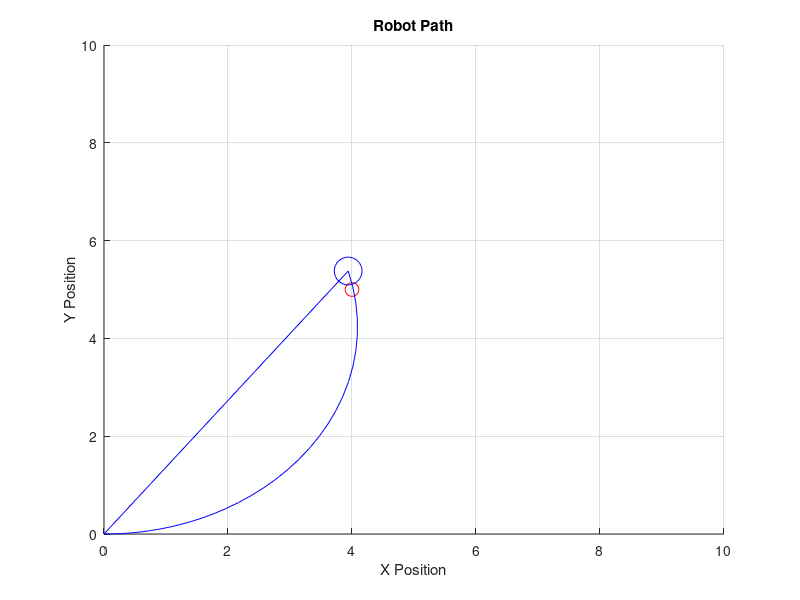

The MATLAB source for this figure:
% Constants from Code 1
goal_x = 4;  goal_y = 5;
robot_x = 0; robot_y = 0;
k_p_linear = 0.4; k_i_linear = 0.2;
k_p_angular = 0.5; k_i_angular = 0.9;
robot_theta = 0;
num_iterations = 100; dt = 0.1;
wheel_radius = 3.5; robot_width = 24.7;

% Initialize control errors for the PID controller
integral_linear_error = 0; integral_angular_error = 0;
errorA = 0; errorA1 = 0; errorA2 = 0;
errorB = 0; errorB1 = 0; errorB2 = 0;
OutputA = 0; OutputA1 = 0;
OutputB = 0; OutputB1 = 0;

% PID Constants from Code 2
KPA = 0.0228467; KIA = 0.90389; KDA = 0.0000685401; TiempoA = 0.9;
KPB = 0.0189727; KIB = 0.12745; KDB = 0.0000798181489; TiempoB = 0.9;

% Umbral para determinar si el robot ha llegado al objetivo
umbral_proximidad = 0.2;  % Ajusta este valor según sea necesario

% Create a figure for plotting
figure;
hold on;
plot(goal_x, goal_y, 'ro', 'MarkerSize', 10);  % Plot the goal position
axis([0 10 0 10]);  % Set axis limits for the plot
robot_handle = plot(robot_x, robot_y, 'bo', 'MarkerSize', 20);  % Initialize a graphical representation of the robot

% Create arrays to store the robot's path
path_x = zeros(1, num_iterations);
path_y = zeros(1, num_iterations);

% Simulation loop
for i = 1:num_iterations
    % Calculate the error in position and desired velocities
    error_x = goal_x - robot_x;
    error_y = goal_y - robot_y;
    v_desired = k_p_linear * error_x + k_i_linear * integral_linear_error;
    theta_desired = atan2(error_y, error_x);
    error_theta = theta_desired - robot_theta;
    omega_desired = k_p_angular * error_theta + k_i_angular * integral_angular_error;

    % Reducir la velocidad a medida que el robot se acerca al objetivo
    distancia_objetivo = norm([goal_x - robot_x, goal_y - robot_y]);
    if distancia_objetivo < umbral_proximidad
        factor_reduccion = distancia_objetivo / umbral_proximidad;
        v_desired = v_desired * factor_reduccion;
        omega_desired = omega_desired * factor_reduccion;
    end

    % Update the control errors for the PI controller
    integral_linear_error = integral_linear_error + error_x * dt;
    integral_angular_error = integral_angular_error + error_theta * dt;

    % Set the PID target speeds based on desired linear and angular velocities
    targetMA = (2 * v_desired - omega_desired * robot_width) / (2 * wheel_radius);
    targetMB = (2 * v_desired + omega_desired * robot_width) / (2 * wheel_radius);

    % PID Controller for Left Wheel Speed
    errorA = targetMA - OutputA1;  % Assuming OutputA1 represents current left wheel speed
    OutputA = OutputA1 + (KPA + (KDA/TiempoA)) * errorA + (-KPA + KIA * TiempoA -2 * (KDA/TiempoA)) * errorA1 + (KDA/TiempoA) * errorA2;
    OutputA1 = OutputA;
    errorA2 = errorA1;
    errorA1 = errorA;
    OutputA = max(min(OutputA, 250), 0);  % Apply limits

    % PID Controller for Right Wheel Speed
    errorB = targetMB - OutputB1;  % Assuming OutputB1 represents current right wheel speed
    OutputB = OutputB1 + (KPB + (KDB/TiempoB)) * errorB + (-KPB + KIB * TiempoB -2 * (KDB/TiempoB)) * errorB1 + (KDB/TiempoB) * errorB2;
    OutputB1 = OutputB;
    errorB2 = errorB1;
    errorB1 = errorB;
    OutputB = max(min(OutputB, 250), 0);  % Apply limits

    % Update the robot's position and orientation using PID outputs
    v_avg = (OutputA + OutputB) / 2;
    robot_x = robot_x + v_avg * cos(robot_theta) * dt;
    robot_y = robot_y + v_avg * sin(robot_theta) * dt;
    robot_theta = robot_theta + atan2((OutputB - OutputA) * wheel_radius, robot_width) * dt;

    % Update the graphical representation of the robot's position
    set(robot_handle, 'XData', robot_x, 'YData', robot_y);

    % Store the current robot position in the path arrays
    path_x(i) = robot_x;
    path_y(i) = robot_y;

    % Print the current robot state
    fprintf('Iteration %d: Robot Position (%.2f, %.2f), Robot Orientation %.2f\n', i, robot_x, robot_y, robot_theta);

    % Check if the robot has reached the goal
    if distancia_objetivo < umbral_proximidad
        fprintf('Robot reached the goal!\n');
        break;
    end

    % Pause for visualization (optional)
    pause(dt);
end

% Plot the robot's path
plot(path_x, path_y, 'b-');
xlabel('X Position');
ylabel('Y Position');
title('Robot Path');
grid on;
hold off;

